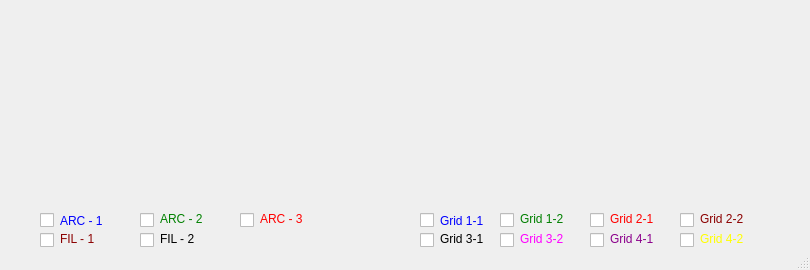
<?xml version="1.0" encoding="UTF-8"?>
<ui version="4.0">
 <class>MainWindow</class>
 <widget class="QMainWindow" name="MainWindow">
  <property name="geometry">
   <rect>
    <x>0</x>
    <y>0</y>
    <width>810</width>
    <height>270</height>
   </rect>
  </property>
  <property name="windowTitle">
   <string>IS 2 WC Temp.</string>
  </property>
  <widget class="QWidget" name="centralWidget">
   <widget class="QLabel" name="label_3">
    <property name="geometry">
     <rect>
      <x>260</x>
      <y>210</y>
      <width>60</width>
      <height>17</height>
     </rect>
    </property>
    <property name="styleSheet">
     <string notr="true">color:red;</string>
    </property>
    <property name="text">
     <string>ARC - 3</string>
    </property>
   </widget>
   <widget class="CAMultiplot" name="caMultiplot_2">
    <property name="geometry">
     <rect>
      <x>410</x>
      <y>10</y>
      <width>380</width>
      <height>191</height>
     </rect>
    </property>
    <property name="pvname">
     <string>NB1_WAT_RTD_R42</string>
    </property>
    <property name="pvname1">
     <string>NB1_WAT_RTD_R43</string>
    </property>
    <property name="pvname2">
     <string>NB1_WAT_RTD_R44</string>
    </property>
    <property name="pvname3">
     <string>NB1_WAT_RTD_R45</string>
    </property>
    <property name="pvname4">
     <string>NB1_WAT_RTD_R46</string>
    </property>
    <property name="pvname5">
     <string>NB1_WAT_RTD_R47</string>
    </property>
    <property name="pvname6">
     <string>NB1_WAT_RTD_R48</string>
    </property>
    <property name="pvname7">
     <string>NB1_WAT_RTD_R49</string>
    </property>
   </widget>
   <widget class="QLabel" name="label_6">
    <property name="geometry">
     <rect>
      <x>440</x>
      <y>230</y>
      <width>60</width>
      <height>17</height>
     </rect>
    </property>
    <property name="styleSheet">
     <string notr="true">color:black;</string>
    </property>
    <property name="text">
     <string>Grid 3-1</string>
    </property>
   </widget>
   <widget class="QLabel" name="label">
    <property name="geometry">
     <rect>
      <x>60</x>
      <y>212</y>
      <width>60</width>
      <height>17</height>
     </rect>
    </property>
    <property name="styleSheet">
     <string notr="true">color:blue;</string>
    </property>
    <property name="text">
     <string>ARC - 1</string>
    </property>
   </widget>
   <widget class="CAColorCheckBox" name="caColorCheckBox_8">
    <property name="geometry">
     <rect>
      <x>500</x>
      <y>210</y>
      <width>18</width>
      <height>20</height>
     </rect>
    </property>
   </widget>
   <widget class="CAColorCheckBox" name="caColorCheckBox_10">
    <property name="geometry">
     <rect>
      <x>680</x>
      <y>210</y>
      <width>18</width>
      <height>20</height>
     </rect>
    </property>
   </widget>
   <widget class="CAColorCheckBox" name="caColorCheckBox_12">
    <property name="geometry">
     <rect>
      <x>590</x>
      <y>230</y>
      <width>18</width>
      <height>20</height>
     </rect>
    </property>
   </widget>
   <widget class="CAColorCheckBox" name="caColorCheckBox_9">
    <property name="geometry">
     <rect>
      <x>590</x>
      <y>210</y>
      <width>18</width>
      <height>20</height>
     </rect>
    </property>
   </widget>
   <widget class="QLabel" name="label_7">
    <property name="geometry">
     <rect>
      <x>520</x>
      <y>210</y>
      <width>60</width>
      <height>17</height>
     </rect>
    </property>
    <property name="styleSheet">
     <string notr="true">color:green;</string>
    </property>
    <property name="text">
     <string>Grid 1-2</string>
    </property>
   </widget>
   <widget class="QLabel" name="label_13">
    <property name="geometry">
     <rect>
      <x>700</x>
      <y>230</y>
      <width>60</width>
      <height>17</height>
     </rect>
    </property>
    <property name="styleSheet">
     <string notr="true">color:yellow;</string>
    </property>
    <property name="text">
     <string>Grid 4-2</string>
    </property>
   </widget>
   <widget class="CAMultiplot" name="caMultiplot">
    <property name="geometry">
     <rect>
      <x>10</x>
      <y>10</y>
      <width>380</width>
      <height>191</height>
     </rect>
    </property>
    <property name="pvname">
     <string>NB1_WAT_RTD_R51</string>
    </property>
    <property name="pvname1">
     <string>NB1_WAT_RTD_R52</string>
    </property>
    <property name="pvname2">
     <string>NB1_WAT_RTD_R50</string>
    </property>
    <property name="pvname3">
     <string>NB1_WAT_RTD_R53</string>
    </property>
    <property name="pvname4">
     <string>NB1_WAT_RTD_R54</string>
    </property>
    <property name="pvname5">
     <string/>
    </property>
    <property name="periodicdata" stdset="0">
     <enum>CAMultiplot::OneSec</enum>
    </property>
   </widget>
   <widget class="CAColorCheckBox" name="caColorCheckBox_7">
    <property name="geometry">
     <rect>
      <x>420</x>
      <y>230</y>
      <width>18</width>
      <height>20</height>
     </rect>
    </property>
   </widget>
   <widget class="QLabel" name="label_10">
    <property name="geometry">
     <rect>
      <x>440</x>
      <y>212</y>
      <width>60</width>
      <height>17</height>
     </rect>
    </property>
    <property name="styleSheet">
     <string notr="true">color:blue;</string>
    </property>
    <property name="text">
     <string>Grid 1-1</string>
    </property>
   </widget>
   <widget class="CAColorCheckBox" name="caColorCheckBox_11">
    <property name="geometry">
     <rect>
      <x>500</x>
      <y>230</y>
      <width>18</width>
      <height>20</height>
     </rect>
    </property>
   </widget>
   <widget class="QLabel" name="label_4">
    <property name="geometry">
     <rect>
      <x>60</x>
      <y>230</y>
      <width>60</width>
      <height>17</height>
     </rect>
    </property>
    <property name="styleSheet">
     <string notr="true">color:darkred;</string>
    </property>
    <property name="text">
     <string>FIL - 1</string>
    </property>
   </widget>
   <widget class="CAColorCheckBox" name="caColorCheckBox_2">
    <property name="geometry">
     <rect>
      <x>140</x>
      <y>210</y>
      <width>18</width>
      <height>20</height>
     </rect>
    </property>
   </widget>
   <widget class="CAColorCheckBox" name="caColorCheckBox_6">
    <property name="geometry">
     <rect>
      <x>420</x>
      <y>210</y>
      <width>18</width>
      <height>20</height>
     </rect>
    </property>
    <property name="text">
     <string/>
    </property>
    <property name="tristate">
     <bool>false</bool>
    </property>
   </widget>
   <widget class="QLabel" name="label_12">
    <property name="geometry">
     <rect>
      <x>610</x>
      <y>230</y>
      <width>60</width>
      <height>17</height>
     </rect>
    </property>
    <property name="styleSheet">
     <string notr="true">color:darkMagenta;</string>
    </property>
    <property name="text">
     <string>Grid 4-1</string>
    </property>
   </widget>
   <widget class="CAColorCheckBox" name="caColorCheckBox_4">
    <property name="geometry">
     <rect>
      <x>40</x>
      <y>230</y>
      <width>18</width>
      <height>20</height>
     </rect>
    </property>
   </widget>
   <widget class="QLabel" name="label_9">
    <property name="geometry">
     <rect>
      <x>610</x>
      <y>210</y>
      <width>60</width>
      <height>17</height>
     </rect>
    </property>
    <property name="styleSheet">
     <string notr="true">color:red;</string>
    </property>
    <property name="text">
     <string>Grid 2-1</string>
    </property>
   </widget>
   <widget class="CAColorCheckBox" name="caColorCheckBox">
    <property name="geometry">
     <rect>
      <x>40</x>
      <y>210</y>
      <width>18</width>
      <height>20</height>
     </rect>
    </property>
    <property name="text">
     <string/>
    </property>
    <property name="tristate">
     <bool>false</bool>
    </property>
   </widget>
   <widget class="CAColorCheckBox" name="caColorCheckBox_5">
    <property name="geometry">
     <rect>
      <x>140</x>
      <y>230</y>
      <width>18</width>
      <height>20</height>
     </rect>
    </property>
   </widget>
   <widget class="CAColorCheckBox" name="caColorCheckBox_3">
    <property name="geometry">
     <rect>
      <x>240</x>
      <y>210</y>
      <width>18</width>
      <height>20</height>
     </rect>
    </property>
   </widget>
   <widget class="QLabel" name="label_2">
    <property name="geometry">
     <rect>
      <x>160</x>
      <y>210</y>
      <width>60</width>
      <height>17</height>
     </rect>
    </property>
    <property name="styleSheet">
     <string notr="true">color:green;</string>
    </property>
    <property name="text">
     <string>ARC - 2</string>
    </property>
   </widget>
   <widget class="QLabel" name="label_5">
    <property name="geometry">
     <rect>
      <x>160</x>
      <y>230</y>
      <width>60</width>
      <height>17</height>
     </rect>
    </property>
    <property name="styleSheet">
     <string notr="true">color:black;</string>
    </property>
    <property name="text">
     <string>FIL - 2</string>
    </property>
   </widget>
   <widget class="QLabel" name="label_11">
    <property name="geometry">
     <rect>
      <x>520</x>
      <y>230</y>
      <width>60</width>
      <height>17</height>
     </rect>
    </property>
    <property name="styleSheet">
     <string notr="true">color:magenta;</string>
    </property>
    <property name="text">
     <string>Grid 3-2</string>
    </property>
   </widget>
   <widget class="CAColorCheckBox" name="caColorCheckBox_13">
    <property name="geometry">
     <rect>
      <x>680</x>
      <y>230</y>
      <width>18</width>
      <height>20</height>
     </rect>
    </property>
   </widget>
   <widget class="QLabel" name="label_8">
    <property name="geometry">
     <rect>
      <x>700</x>
      <y>210</y>
      <width>60</width>
      <height>17</height>
     </rect>
    </property>
    <property name="styleSheet">
     <string notr="true">color:darkred;</string>
    </property>
    <property name="text">
     <string>Grid 2-2</string>
    </property>
   </widget>
  </widget>
  <widget class="QStatusBar" name="statusBar"/>
 </widget>
 <layoutdefault spacing="6" margin="11"/>
 <customwidgets>
  <customwidget>
   <class>CAMultiplot</class>
   <extends>QwtPlot</extends>
   <header>caMultiplot.h</header>
  </customwidget>
  <customwidget>
   <class>CAColorCheckBox</class>
   <extends>QCheckBox</extends>
   <header>caColorcheckbox.h</header>
  </customwidget>
  <customwidget>
   <class>QwtPlot</class>
   <extends>QFrame</extends>
   <header>qwt_plot.h</header>
  </customwidget>
 </customwidgets>
 <resources/>
 <connections>
  <connection>
   <sender>caMultiplot</sender>
   <signal>legendLabel(QString,QString)</signal>
   <receiver>caColorCheckBox</receiver>
   <slot>changeColorLabel(QString,QString)</slot>
   <hints>
    <hint type="sourcelabel">
     <x>67</x>
     <y>176</y>
    </hint>
    <hint type="destinationlabel">
     <x>46</x>
     <y>215</y>
    </hint>
   </hints>
  </connection>
  <connection>
   <sender>caMultiplot</sender>
   <signal>legendLabel1(QString,QString)</signal>
   <receiver>caColorCheckBox_2</receiver>
   <slot>changeColorLabel(QString,QString)</slot>
   <hints>
    <hint type="sourcelabel">
     <x>167</x>
     <y>190</y>
    </hint>
    <hint type="destinationlabel">
     <x>150</x>
     <y>219</y>
    </hint>
   </hints>
  </connection>
  <connection>
   <sender>caMultiplot</sender>
   <signal>legendLabel2(QString,QString)</signal>
   <receiver>caColorCheckBox_3</receiver>
   <slot>changeColorLabel(QString,QString)</slot>
   <hints>
    <hint type="sourcelabel">
     <x>270</x>
     <y>189</y>
    </hint>
    <hint type="destinationlabel">
     <x>253</x>
     <y>214</y>
    </hint>
   </hints>
  </connection>
  <connection>
   <sender>caMultiplot</sender>
   <signal>legendLabel3(QString,QString)</signal>
   <receiver>caColorCheckBox_4</receiver>
   <slot>changeColorLabel(QString,QString)</slot>
   <hints>
    <hint type="sourcelabel">
     <x>97</x>
     <y>163</y>
    </hint>
    <hint type="destinationlabel">
     <x>47</x>
     <y>239</y>
    </hint>
   </hints>
  </connection>
  <connection>
   <sender>caMultiplot</sender>
   <signal>legendLabel4(QString,QString)</signal>
   <receiver>caColorCheckBox_5</receiver>
   <slot>changeColorLabel(QString,QString)</slot>
   <hints>
    <hint type="sourcelabel">
     <x>223</x>
     <y>184</y>
    </hint>
    <hint type="destinationlabel">
     <x>147</x>
     <y>240</y>
    </hint>
   </hints>
  </connection>
  <connection>
   <sender>caColorCheckBox</sender>
   <signal>showLabel(bool,QString)</signal>
   <receiver>caMultiplot</receiver>
   <slot>displayCurve(bool,QString)</slot>
   <hints>
    <hint type="sourcelabel">
     <x>52</x>
     <y>224</y>
    </hint>
    <hint type="destinationlabel">
     <x>52</x>
     <y>176</y>
    </hint>
   </hints>
  </connection>
  <connection>
   <sender>caColorCheckBox_2</sender>
   <signal>showLabel(bool,QString)</signal>
   <receiver>caMultiplot</receiver>
   <slot>displayCurve(bool,QString)</slot>
   <hints>
    <hint type="sourcelabel">
     <x>146</x>
     <y>216</y>
    </hint>
    <hint type="destinationlabel">
     <x>154</x>
     <y>179</y>
    </hint>
   </hints>
  </connection>
  <connection>
   <sender>caColorCheckBox_3</sender>
   <signal>showLabel(bool,QString)</signal>
   <receiver>caMultiplot</receiver>
   <slot>displayCurve(bool,QString)</slot>
   <hints>
    <hint type="sourcelabel">
     <x>253</x>
     <y>222</y>
    </hint>
    <hint type="destinationlabel">
     <x>259</x>
     <y>181</y>
    </hint>
   </hints>
  </connection>
  <connection>
   <sender>caColorCheckBox_4</sender>
   <signal>showLabel(bool,QString)</signal>
   <receiver>caMultiplot</receiver>
   <slot>displayCurve(bool,QString)</slot>
   <hints>
    <hint type="sourcelabel">
     <x>55</x>
     <y>240</y>
    </hint>
    <hint type="destinationlabel">
     <x>89</x>
     <y>155</y>
    </hint>
   </hints>
  </connection>
  <connection>
   <sender>caColorCheckBox_5</sender>
   <signal>showLabel(bool,QString)</signal>
   <receiver>caMultiplot</receiver>
   <slot>displayCurve(bool,QString)</slot>
   <hints>
    <hint type="sourcelabel">
     <x>149</x>
     <y>238</y>
    </hint>
    <hint type="destinationlabel">
     <x>162</x>
     <y>177</y>
    </hint>
   </hints>
  </connection>
  <connection>
   <sender>caColorCheckBox_6</sender>
   <signal>showLabel(bool,QString)</signal>
   <receiver>caMultiplot_2</receiver>
   <slot>displayCurve(bool,QString)</slot>
   <hints>
    <hint type="sourcelabel">
     <x>422</x>
     <y>216</y>
    </hint>
    <hint type="destinationlabel">
     <x>437</x>
     <y>180</y>
    </hint>
   </hints>
  </connection>
  <connection>
   <sender>caColorCheckBox_8</sender>
   <signal>showLabel(bool,QString)</signal>
   <receiver>caMultiplot_2</receiver>
   <slot>displayCurve(bool,QString)</slot>
   <hints>
    <hint type="sourcelabel">
     <x>506</x>
     <y>217</y>
    </hint>
    <hint type="destinationlabel">
     <x>513</x>
     <y>159</y>
    </hint>
   </hints>
  </connection>
  <connection>
   <sender>caColorCheckBox_9</sender>
   <signal>showLabel(bool,QString)</signal>
   <receiver>caMultiplot_2</receiver>
   <slot>displayCurve(bool,QString)</slot>
   <hints>
    <hint type="sourcelabel">
     <x>597</x>
     <y>212</y>
    </hint>
    <hint type="destinationlabel">
     <x>597</x>
     <y>169</y>
    </hint>
   </hints>
  </connection>
  <connection>
   <sender>caColorCheckBox_10</sender>
   <signal>showLabel(bool,QString)</signal>
   <receiver>caMultiplot_2</receiver>
   <slot>displayCurve(bool,QString)</slot>
   <hints>
    <hint type="sourcelabel">
     <x>687</x>
     <y>221</y>
    </hint>
    <hint type="destinationlabel">
     <x>687</x>
     <y>155</y>
    </hint>
   </hints>
  </connection>
  <connection>
   <sender>caColorCheckBox_7</sender>
   <signal>showLabel(bool,QString)</signal>
   <receiver>caMultiplot_2</receiver>
   <slot>displayCurve(bool,QString)</slot>
   <hints>
    <hint type="sourcelabel">
     <x>428</x>
     <y>241</y>
    </hint>
    <hint type="destinationlabel">
     <x>419</x>
     <y>138</y>
    </hint>
   </hints>
  </connection>
  <connection>
   <sender>caColorCheckBox_11</sender>
   <signal>showLabel(bool,QString)</signal>
   <receiver>caMultiplot_2</receiver>
   <slot>displayCurve(bool,QString)</slot>
   <hints>
    <hint type="sourcelabel">
     <x>511</x>
     <y>239</y>
    </hint>
    <hint type="destinationlabel">
     <x>505</x>
     <y>140</y>
    </hint>
   </hints>
  </connection>
  <connection>
   <sender>caColorCheckBox_12</sender>
   <signal>showLabel(bool,QString)</signal>
   <receiver>caMultiplot_2</receiver>
   <slot>displayCurve(bool,QString)</slot>
   <hints>
    <hint type="sourcelabel">
     <x>599</x>
     <y>240</y>
    </hint>
    <hint type="destinationlabel">
     <x>599</x>
     <y>170</y>
    </hint>
   </hints>
  </connection>
  <connection>
   <sender>caColorCheckBox_13</sender>
   <signal>showLabel(bool,QString)</signal>
   <receiver>caMultiplot_2</receiver>
   <slot>displayCurve(bool,QString)</slot>
   <hints>
    <hint type="sourcelabel">
     <x>688</x>
     <y>236</y>
    </hint>
    <hint type="destinationlabel">
     <x>693</x>
     <y>185</y>
    </hint>
   </hints>
  </connection>
  <connection>
   <sender>caMultiplot_2</sender>
   <signal>legendLabel(QString,QString)</signal>
   <receiver>caColorCheckBox_6</receiver>
   <slot>changeColorLabel(QString,QString)</slot>
   <hints>
    <hint type="sourcelabel">
     <x>459</x>
     <y>185</y>
    </hint>
    <hint type="destinationlabel">
     <x>426</x>
     <y>219</y>
    </hint>
   </hints>
  </connection>
  <connection>
   <sender>caMultiplot_2</sender>
   <signal>legendLabel1(QString,QString)</signal>
   <receiver>caColorCheckBox_8</receiver>
   <slot>changeColorLabel(QString,QString)</slot>
   <hints>
    <hint type="sourcelabel">
     <x>537</x>
     <y>189</y>
    </hint>
    <hint type="destinationlabel">
     <x>504</x>
     <y>218</y>
    </hint>
   </hints>
  </connection>
  <connection>
   <sender>caMultiplot_2</sender>
   <signal>legendLabel2(QString,QString)</signal>
   <receiver>caColorCheckBox_9</receiver>
   <slot>changeColorLabel(QString,QString)</slot>
   <hints>
    <hint type="sourcelabel">
     <x>631</x>
     <y>174</y>
    </hint>
    <hint type="destinationlabel">
     <x>594</x>
     <y>221</y>
    </hint>
   </hints>
  </connection>
  <connection>
   <sender>caMultiplot_2</sender>
   <signal>legendLabel3(QString,QString)</signal>
   <receiver>caColorCheckBox_10</receiver>
   <slot>changeColorLabel(QString,QString)</slot>
   <hints>
    <hint type="sourcelabel">
     <x>730</x>
     <y>175</y>
    </hint>
    <hint type="destinationlabel">
     <x>686</x>
     <y>218</y>
    </hint>
   </hints>
  </connection>
  <connection>
   <sender>caMultiplot_2</sender>
   <signal>legendLabel4(QString,QString)</signal>
   <receiver>caColorCheckBox_7</receiver>
   <slot>changeColorLabel(QString,QString)</slot>
   <hints>
    <hint type="sourcelabel">
     <x>478</x>
     <y>162</y>
    </hint>
    <hint type="destinationlabel">
     <x>434</x>
     <y>240</y>
    </hint>
   </hints>
  </connection>
  <connection>
   <sender>caMultiplot_2</sender>
   <signal>legendLabel5(QString,QString)</signal>
   <receiver>caColorCheckBox_11</receiver>
   <slot>changeColorLabel(QString,QString)</slot>
   <hints>
    <hint type="sourcelabel">
     <x>559</x>
     <y>179</y>
    </hint>
    <hint type="destinationlabel">
     <x>512</x>
     <y>242</y>
    </hint>
   </hints>
  </connection>
  <connection>
   <sender>caMultiplot_2</sender>
   <signal>legendLabel6(QString,QString)</signal>
   <receiver>caColorCheckBox_12</receiver>
   <slot>changeColorLabel(QString,QString)</slot>
   <hints>
    <hint type="sourcelabel">
     <x>653</x>
     <y>169</y>
    </hint>
    <hint type="destinationlabel">
     <x>592</x>
     <y>243</y>
    </hint>
   </hints>
  </connection>
  <connection>
   <sender>caMultiplot_2</sender>
   <signal>legendLabel7(QString,QString)</signal>
   <receiver>caColorCheckBox_13</receiver>
   <slot>changeColorLabel(QString,QString)</slot>
   <hints>
    <hint type="sourcelabel">
     <x>751</x>
     <y>166</y>
    </hint>
    <hint type="destinationlabel">
     <x>690</x>
     <y>242</y>
    </hint>
   </hints>
  </connection>
 </connections>
</ui>
